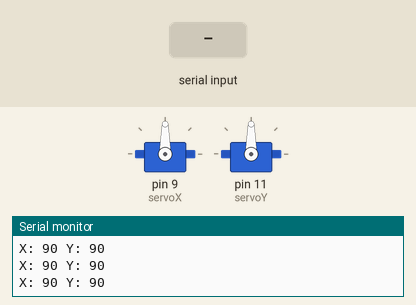
A sketch run on a simulated Arduino Uno, built with avr-gcc and run on an emulated ATmega328P. On the bench: 2 × servo, the last lines printed to the serial monitor. The test bench sets the inputs (shaded band).

Above: at 1.2 s.
1.3 s: "90,45\n" received over Serial
At 1.51 s:
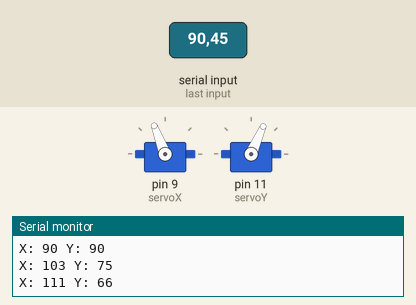
At 3.8 s:
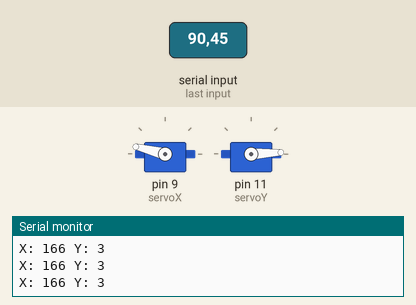
4.3 s: "30,150\n" received over Serial
At 7.1 s:
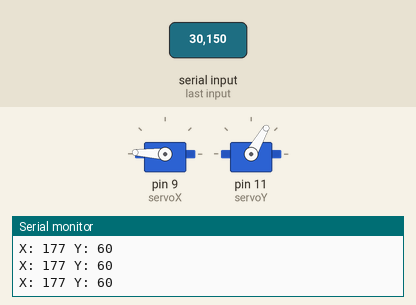
7.3 s: "1,90\n" received over Serial
Timing chart, 0 to 11.1 s (numbered marks = the images above; inputs shaded):
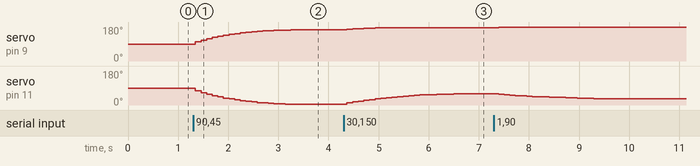

The sketch:

UrcanAlexandruRaul_Proiect_IRA2_ArdUno.ino
```cpp
#include <Servo.h> // Include biblioteca Servo

// Definirea servo-urilor
Servo servoX; // Motorul servo pentru coordonata X
Servo servoY; // Motorul servo pentru coordonata Y

// Variabile pentru stocarea pozitiilor servomotoarelor
int posX = 90; // Pozitia initiala pentru servoX (mijloc)
int posY = 90; // Pozitia initiala pentru servoY (mijloc)

// Limitele de miscare pentru servomotoare
const int minServoPos = 0; // Pozitia minima servo
const int maxServoPos = 180; // Pozitia maxima servo

// Variabile pentru controlul temporizarii
unsigned long previousMillis = 0;
const long interval = 112; // Interval de timp la care se face achizitia datelor (pozitia fetei)

// Pozitii tinta pentru servomotoare
int targetX = posX; // Pozitia tinta servoX
int targetY = posY; // Pozitia tinta servoY

// Constanta regulatorului proportional (P)
const float Kp = 0.16; // Factor de amplificare proportional

// Constante pentru componentele integrala (I) si derivata (D)
const float Ki = 0.01; // Coeficientul pentru integrare
const float Kd = 0.05; // Coeficientul pentru derivare

// Variabile pentru componentele integrala si derivata
int integralX = 0; // Integrala erorii X
int integralY = 0; // Integrala erorii Y
int lastErrorX = 0; // Ultima eroare X
int lastErrorY = 0; // Ultima eroare Y

void setup() {
  servoX.attach(9); // Pinul de control pentru motorul servo X
  servoY.attach(11); // Pinul de control pentru motorul servo Y

  Serial.begin(9600); // Configureaza comunicatia seriala (rata Baud)
}

void loop() {
  // Citirea datelor prin portul serial
  if (Serial.available()) {
    String data = Serial.readStringUntil('\n'); // Citeste o linie de la portul serial

    int commaIndex = data.indexOf(','); // Cauta indexul virgulei
    if (commaIndex != -1) {
      String x_str = data.substring(0, commaIndex); // Extrage coordonata X
      String y_str = data.substring(commaIndex + 1); // Extrage coordonata Y

      int x = x_str.toInt(); // Converteste coordonata X la un numar intreg
      int y = y_str.toInt(); // Converteste coordonata Y la un numar intreg

      // Mapeaza coordonatele fetei la un interval pentru servo
      targetX = map(x, 0, 640, maxServoPos, minServoPos); // Inversam maparea pe axa X (camera vede in oglinda fata de realitate)
      targetY = map(y, 0, 480, minServoPos, maxServoPos); // 480 este inalțimea tipică pentru un frame video
    }
  }

  // Verifica daca a trecut intervalul de actualizare
  unsigned long currentMillis = millis();
  if (currentMillis - previousMillis >= interval) {
    previousMillis = currentMillis;

    // Calculeaza eroarea
    int errorX = targetX - posX; // Eroarea pentru coordonata X
    int errorY = targetY - posY; // Eroarea pentru coordonata Y

    // Calculeaza ajustarea folosind regulatorul PID
    int adjustmentX = Kp * errorX + Ki * integralX + Kd * (errorX - lastErrorX); // Ajustarea pentru servoX
    int adjustmentY = Kp * errorY + Ki * integralY + Kd * (errorY - lastErrorY); // Ajustarea pentru servoY

    // Actualizeaza variabilele pentru componentele I si D
    integralX += errorX; // Integrarea erorii X
    integralY += errorY; // Integrarea erorii Y
    lastErrorX = errorX; // Ultima eroare X
    lastErrorY = errorY; // Ultima eroare Y

    // Ajusteaza pozitiile curente servo
    posX += adjustmentX; // Ajusteaza pozitia servoX
    posY += adjustmentY; // Ajusteaza pozitia servoY

    // Ajusteaza pozitiile servo si asigura ca sunt in limitele permise (Asemenea unui bloc de saturatie)
    posX = constrain(posX, minServoPos, maxServoPos);
    posY = constrain(posY, minServoPos, maxServoPos);

    // Aplica noile pozitii
    servoX.write(posX);
    servoY.write(posY);

    // Printeaza pozitiile pentru debugging (optional)
    Serial.print("X: ");
    Serial.print(posX);
    Serial.print(" Y: ");
    Serial.println(posY);
  }
}
```

Measured:
- after the input at 1.3 s, servo on pin 9 (servoX): moves from 90° to 166° over 2.0 s, starting after 0.05 s; servo on pin 11 (servoY): moves from 90° to 3° over 2.0 s, starting after 0.05 s
